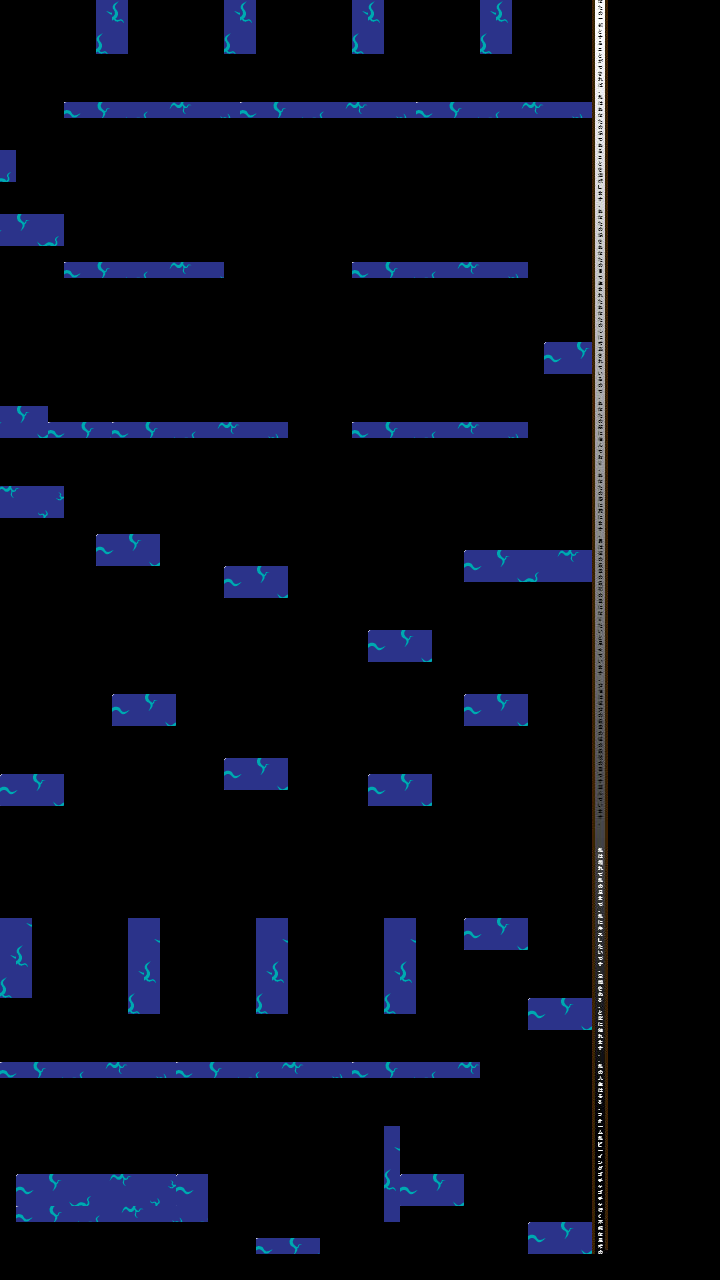

Rendered tile map (Tiled .tmx) drawn with the repository's tilesets; below, a short description and the map source with its tile grids summarised:
An orthogonal 45x80 tile map with 16x16 px tiles, 2 tile layers (Capa de patrones 2, Capa de Patrones 1), 5 tilesets.

<map version="1.0" orientation="orthogonal" renderorder="right-down" width="45" height="80" tilewidth="16" tileheight="16" nextobjectid="21">
 <tileset firstgid="1" name="Barra" tilewidth="16" tileheight="16" tilecount="80" columns="1">
  <image source="Barra.jpg" width="16" height="1280" />
 </tileset>
 <tileset firstgid="81" name="barra1f-(1)" tilewidth="16" tileheight="16" tilecount="11" columns="11">
  <image source="barra1f-(1).png" width="190" height="22" />
 </tileset>
 <tileset firstgid="92" name="barra2f-(1)" tilewidth="16" tileheight="16" tilecount="20" columns="10">
  <image source="barra2f-(1).png" width="162" height="34" />
 </tileset>
 <tileset firstgid="112" name="barra3_200" tilewidth="16" tileheight="16" tilecount="11" columns="1">
  <image source="barra3_200.png" width="28" height="187" />
 </tileset>
 <tileset firstgid="123" name="aguaE" tilewidth="16" tileheight="16" tilecount="4000" columns="50">
  <image source="aguaEnemigo.png" width="800" height="1280" />
 </tileset>
 <layer name="Capa de patrones 2" width="45" height="80" offsetx="-111.667" offsety="-26.6667">
  <data>[3600 cells, 85 non-empty, 12 distinct tile ids]</data>
 </layer>
 <layer name="Capa de Patrones 1" width="45" height="80" offsetx="-112" offsety="-26">
  <data>[3600 cells, 604 non-empty, 118 distinct tile ids]</data>
 </layer>
</map>
